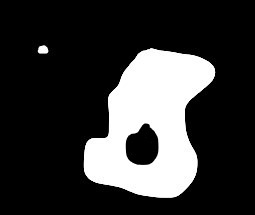
#> input picture cells.jpg, 255 x 215 px
$ python Morph.py --image cells.jpg
#> lines starting #> are read from the running program, lines starting #| are printed output that depends on the picture
#> in main, input_image is the input picture: shape (215, 255); min 0, max 255, mean 54.8
import cv2
import numpy as np
import sys
from datetime import datetime


def morph_operator(im, op, kx=3, ky=3):
#> called with op = 'EROSION', kx = 3, ky = 3
    w, h = im.shape
#> w = 215; h = 255

    out_mat = np.zeros((im.shape[0], im.shape[1]))

    for x in range(w):
        for y in range(h):
            down, left, right, up = get_neighbors(h, kx, ky, w, x, y)

            # neighbors_matrix = im[left:right, up:down]
            neighbors_list = [im[left][y], im[left+1][y],
                              im[right][y], im[right-1][y],
                              im[x][y],
                              im[x][up], im[x][up+1],
                              im[x][down], im[x][down-1]]

            #out_mat[x, y] = max(neighbors_list)
            if found_blob(neighbors_list):
                if op == "DILATION":
                    out_mat[x, y] = 255
                elif len(set(neighbors_list)) == 1:
                    out_mat[x, y] = neighbors_list[0]
                else:
                    out_mat[x, y] = 0
            else:
                out_mat[x, y] = im[x][y]
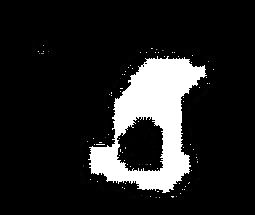
#> out_mat: shape (215, 255) float64; min 0, max 255, mean 34.6

    # cv2.imshow('asd', out_mat)
    # cv2.waitKey(0)
    return out_mat


def found_blob(items):
    # return len(set(items)) == 1
    for pixel in items:
        if pixel == 255:
            return True


def get_neighbors(h, kx, ky, w, x, y):
    left = max(0, x - kx)
    up = max(0, y - ky)
    right = min(w - 1, x + kx)
    down = min(h - 1, y + ky)
    return down, left, right, up


def main():
    from argparse import ArgumentParser

    parser = ArgumentParser()

    parser.add_argument("-i", "--image", dest="image",
                        help="specify the name of the image", metavar="IMAGE")
    parser.add_argument("-x", "--x_size", dest="x_size",
                        help="specify scale size (x)", metavar="RESAMPLE SIZE")
    parser.add_argument("-y", "--y_size", dest="y_size",
                        help="specify scale size (y)", metavar="RESAMPLE SIZE")
    parser.add_argument("-m", "--morph_method", dest="morph_method",
                        help="specify the morph method (dialation or erosion)",
                        metavar="MORPHOLOGICAL METHOD")

    args = parser.parse_args()

    # Load image
    if args.image is None:
        print("Please specify the name of image")
        print("use the -h option to see usage information")
        sys.exit(2)
    else:
        image_name = args.image.split(".")[0]
        input_image = cv2.imread(args.image, 0)


    # Check interpolate method argument

    if args.morph_method is None:
        print("Interpolation method not specified, using default=EROSION")
        print("use the -h option to see usage information")
        morph_method = "EROSION"

    else:
        if args.morph_method not in ["EROSION", "DILATION"]:
            print("Invalid Morph method, using default=EROSION")
            print("use the -h option to see usage information")
            morph_method = "EROSION"
        else:
            morph_method = args.morph_method

    # Write output file
    outputDir = 'output/'

    resampled_image = morph_operator(input_image, morph_method)
    output_image_name = outputDir + image_name + morph_method + datetime.now().strftime("%m%d-%H%M%S") + ".jpg"
    cv2.imwrite(output_image_name, resampled_image)


if __name__ == "__main__":
    main()
